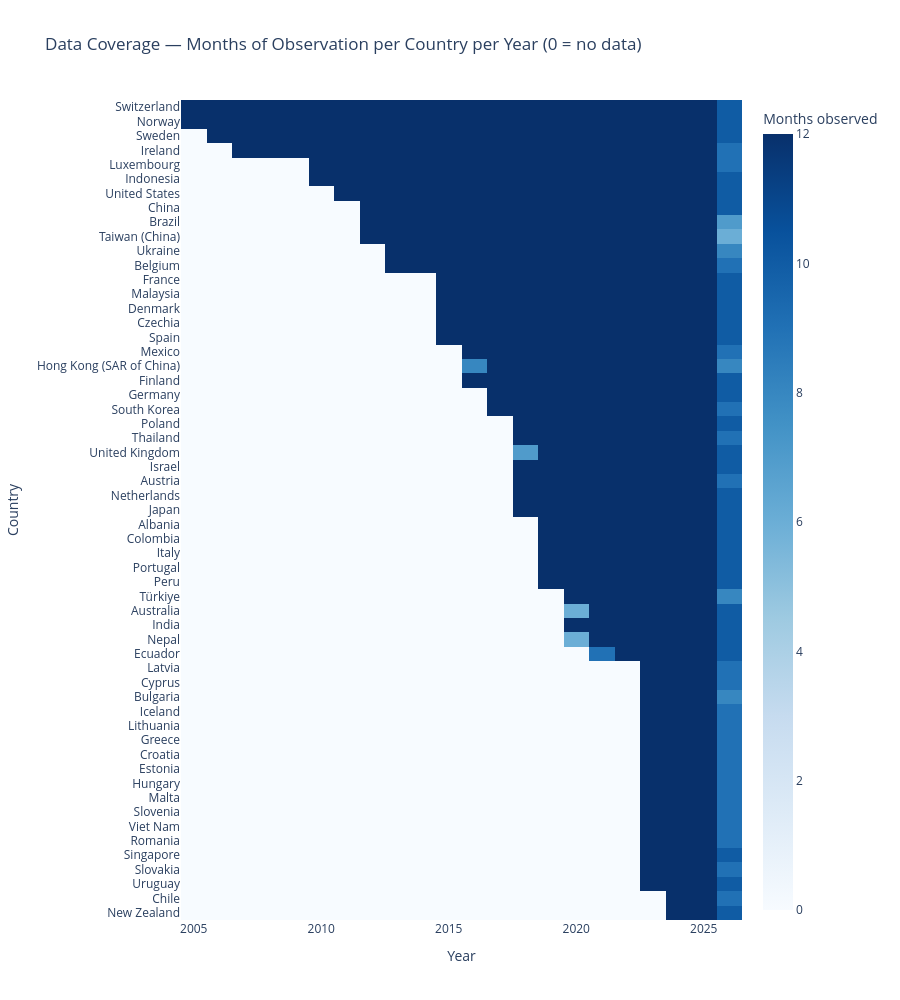

The notebook cell this image was saved under:
### Markdown cell above
## Plot 7: Data coverage heatmap (country × year)

### Code cell
coverage = df[
    (~df["was_missing"]) &
    (df["registrations"].notna())
].copy()
coverage["year"] = coverage["date"].dt.year
cov_matrix = (
    coverage.groupby(["area", "year"])["date"].nunique()
    .reset_index()
    .pivot(index="area", columns="year", values="date")
    .fillna(0)
)

# Sort countries by first year of coverage, then alphabetically
cov_matrix = cov_matrix.loc[cov_matrix.apply(lambda r: r[r > 0].index.min() if (r > 0).any() else 9999, axis=1).sort_values().index]

fig = px.imshow(
    cov_matrix, aspect="auto",
    color_continuous_scale="Blues",
    title="Data Coverage — Months of Observation per Country per Year (0 = no data)",
    labels={"x": "Year", "y": "Country", "color": "Months observed"},
)
fig.update_layout(template="plotly_white", height=1000)
fig.write_image(EDA_DIR / "07_coverage_heatmap.png", scale=2)
fig.show()

# Countries with incomplete 2026
y2026 = cov_matrix.get(2026, pd.Series(dtype=float))
incomplete_2026 = y2026[y2026 < y2026.max()].sort_values()
print(f"2026 max months observed: {y2026.max()}")
print(f"Countries with < {y2026.max()} months in 2026: {len(incomplete_2026)}")
print(incomplete_2026.head(20).to_string())

### Figure 1 — Plotly figure (JSON) as saved in the notebook; plotly's stock layout.template omitted (floating-point values rounded to 4 significant figures; data arrays with more than 128 entries replaced by an {"elided": "..."} marker saying what was removed)
{"data": [{"coloraxis": "coloraxis", "hovertemplate": "Year: %{x}<br>Country: %{y}<br>Months observed: %{z}<extra></extra>", "name": "0", "type": "heatmap", "x": [2005, 2006, 2007, 2008, 2009, 2010, 2011, 2012, 2013, 2014, 2015, 2016, 2017, 2018, 2019, 2020, 2021, 2022, 2023, 2024, 2025, 2026], "xaxis": "x", "y": ["Switzerland", "Norway", "Sweden", "Ireland", "Luxembourg", "Indonesia", "United States", "China", "Brazil", "Taiwan (China)", "Ukraine", "Belgium", "France", "Malaysia", "Denmark", "Czechia", "Spain", "Mexico", "Hong Kong (SAR of China)", "Finland", "Germany", "South Korea", "Poland", "Thailand", "United Kingdom", "Israel", "Austria", "Netherlands", "Japan", "Albania", "Colombia", "Italy", "Portugal", "Peru", "Türkiye", "Australia", "India", "Nepal", "Ecuador", "Latvia", "Cyprus", "Bulgaria", "Iceland", "Lithuania", "Greece", "Croatia", "Estonia", "Hungary", "Malta", "Slovenia", "Viet Nam", "Romania", "Singapore", "Slovakia", "Uruguay", "Chile", "New Zealand"], "yaxis": "y", "z": {"elided": "57x22 float values"}}], "layout": {"coloraxis": {"autocolorscale": false, "colorbar": {"title": {"text": "Months observed"}}, "colorscale": [[0, "rgb(247,251,255)"], [0.125, "rgb(222,235,247)"], [0.25, "rgb(198,219,239)"], [0.375, "rgb(158,202,225)"], [0.5, "rgb(107,174,214)"], [0.625, "rgb(66,146,198)"], [0.75, "rgb(33,113,181)"], [0.875, "rgb(8,81,156)"], [1, "rgb(8,48,107)"]]}, "height": 1000, "title": {"text": "Data Coverage — Months of Observation per Country per Year (0 = no data)"}, "xaxis": {"anchor": "y", "domain": [0, 1], "title": {"text": "Year"}}, "yaxis": {"anchor": "x", "autorange": "reversed", "domain": [0, 1], "title": {"text": "Country"}}}}
